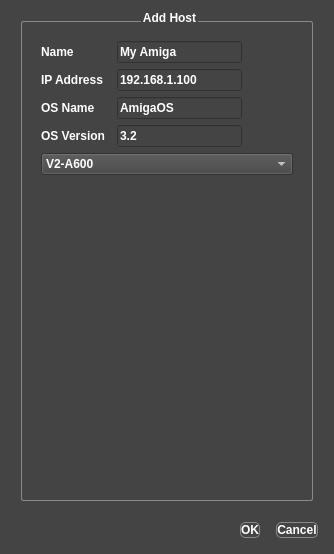
<?xml version="1.0" encoding="UTF-8"?>
<ui version="4.0">
 <class>DialogAddHost</class>
 <widget class="QDialog" name="DialogAddHost">
  <property name="geometry">
   <rect>
    <x>0</x>
    <y>0</y>
    <width>334</width>
    <height>554</height>
   </rect>
  </property>
  <property name="windowTitle">
   <string>Add Host</string>
  </property>
  <property name="styleSheet">
   <string notr="true">QWidget
{	
	background-color: #444444;
	margin-top: 2ex;
	font: bold 12px;
	color:  white;
	font: 700 10pt &quot;Comfortaa&quot;;
}

QPushButton
{
	margin: 5px;
	border: 1px solid rgb(136, 138, 133);
    border-radius: 5px;
}
QPushButton::pressed
{
	background-color: #555555;
}
QPushButton::hover
{
	border: 1px solid #aaaaaa;
}

QGroupBox
{
	padding: 10px;
	border: 1px solid  rgb(136, 138, 133);
	margin: 10px;
	border-radius: 2px;
}
QGroupBox::Title
{
	subcontrol-origin: margin;
    subcontrol-position: top center;
}

QCheckBox::indicator
{
	border: 1px solid rgb(136, 138, 133);
    border-radius: 2px;
}

QCheckBox::indicator:unchecked {
    image: url(checkbox_unchecked.png);
}

QCheckBox::indicator:checked {
    image: url(checkbox_checked.png);
	background-color: red;
}

QListView::item
{
	padding: 10px;
}</string>
  </property>
  <layout class="QVBoxLayout" name="verticalLayout">
   <item>
    <widget class="QGroupBox" name="groupBox">
     <property name="title">
      <string>Add Host</string>
     </property>
     <layout class="QVBoxLayout" name="verticalLayout_4">
      <item>
       <layout class="QHBoxLayout" name="horizontalLayout_3">
        <item>
         <layout class="QVBoxLayout" name="verticalLayout_2">
          <item>
           <layout class="QHBoxLayout" name="horizontalLayout">
            <item>
             <widget class="QLabel" name="label">
              <property name="minimumSize">
               <size>
                <width>70</width>
                <height>0</height>
               </size>
              </property>
              <property name="maximumSize">
               <size>
                <width>70</width>
                <height>16777215</height>
               </size>
              </property>
              <property name="text">
               <string>Name</string>
              </property>
             </widget>
            </item>
            <item>
             <widget class="QLineEdit" name="lineEditName">
              <property name="maximumSize">
               <size>
                <width>300</width>
                <height>16777215</height>
               </size>
              </property>
              <property name="text">
               <string>My Amiga</string>
              </property>
             </widget>
            </item>
            <item>
             <spacer name="horizontalSpacer">
              <property name="orientation">
               <enum>Qt::Orientation::Horizontal</enum>
              </property>
              <property name="sizeHint" stdset="0">
               <size>
                <width>40</width>
                <height>20</height>
               </size>
              </property>
             </spacer>
            </item>
           </layout>
          </item>
          <item>
           <layout class="QHBoxLayout" name="horizontalLayout_2">
            <item>
             <widget class="QLabel" name="label_2">
              <property name="minimumSize">
               <size>
                <width>70</width>
                <height>0</height>
               </size>
              </property>
              <property name="maximumSize">
               <size>
                <width>70</width>
                <height>16777215</height>
               </size>
              </property>
              <property name="text">
               <string>IP Address</string>
              </property>
             </widget>
            </item>
            <item>
             <widget class="QLineEdit" name="lineEditIPAddress">
              <property name="maximumSize">
               <size>
                <width>300</width>
                <height>16777215</height>
               </size>
              </property>
              <property name="text">
               <string>192.168.1.100</string>
              </property>
             </widget>
            </item>
            <item>
             <spacer name="horizontalSpacer_2">
              <property name="orientation">
               <enum>Qt::Orientation::Horizontal</enum>
              </property>
              <property name="sizeHint" stdset="0">
               <size>
                <width>40</width>
                <height>20</height>
               </size>
              </property>
             </spacer>
            </item>
           </layout>
          </item>
          <item>
           <layout class="QHBoxLayout" name="horizontalLayout_4">
            <item>
             <widget class="QLabel" name="label_3">
              <property name="minimumSize">
               <size>
                <width>70</width>
                <height>0</height>
               </size>
              </property>
              <property name="maximumSize">
               <size>
                <width>70</width>
                <height>16777215</height>
               </size>
              </property>
              <property name="text">
               <string>OS Name</string>
              </property>
             </widget>
            </item>
            <item>
             <widget class="QLineEdit" name="lineEditOSName">
              <property name="text">
               <string>AmigaOS</string>
              </property>
             </widget>
            </item>
            <item>
             <spacer name="horizontalSpacer_3">
              <property name="orientation">
               <enum>Qt::Orientation::Horizontal</enum>
              </property>
              <property name="sizeHint" stdset="0">
               <size>
                <width>40</width>
                <height>20</height>
               </size>
              </property>
             </spacer>
            </item>
           </layout>
          </item>
          <item>
           <layout class="QHBoxLayout" name="horizontalLayout_5">
            <item>
             <widget class="QLabel" name="label_5">
              <property name="minimumSize">
               <size>
                <width>70</width>
                <height>0</height>
               </size>
              </property>
              <property name="maximumSize">
               <size>
                <width>70</width>
                <height>16777215</height>
               </size>
              </property>
              <property name="text">
               <string>OS Version</string>
              </property>
             </widget>
            </item>
            <item>
             <widget class="QLineEdit" name="lineEditOSVersion">
              <property name="text">
               <string>3.2</string>
              </property>
             </widget>
            </item>
            <item>
             <spacer name="horizontalSpacer_4">
              <property name="orientation">
               <enum>Qt::Orientation::Horizontal</enum>
              </property>
              <property name="sizeHint" stdset="0">
               <size>
                <width>40</width>
                <height>20</height>
               </size>
              </property>
             </spacer>
            </item>
           </layout>
          </item>
          <item>
           <widget class="QComboBox" name="comboBoxHardware">
            <item>
             <property name="text">
              <string>V2-A600</string>
             </property>
            </item>
            <item>
             <property name="text">
              <string>V2-A500</string>
             </property>
            </item>
            <item>
             <property name="text">
              <string>V4-A500 (FireBird)</string>
             </property>
            </item>
            <item>
             <property name="text">
              <string>V4-A1200 (IceDrake)</string>
             </property>
            </item>
            <item>
             <property name="text">
              <string>V4-SA (StandAlone)</string>
             </property>
            </item>
            <item>
             <property name="text">
              <string>V2-A1200</string>
             </property>
            </item>
            <item>
             <property name="text">
              <string>V4-A600 (MantiCore)</string>
             </property>
            </item>
            <item>
             <property name="text">
              <string>V4-A6000 (UniCorn)</string>
             </property>
            </item>
            <item>
             <property name="text">
              <string>Amiga</string>
             </property>
            </item>
           </widget>
          </item>
          <item>
           <widget class="QLabel" name="labelLogo">
            <property name="minimumSize">
             <size>
              <width>200</width>
              <height>200</height>
             </size>
            </property>
            <property name="maximumSize">
             <size>
              <width>16777215</width>
              <height>200</height>
             </size>
            </property>
            <property name="baseSize">
             <size>
              <width>0</width>
              <height>200</height>
             </size>
            </property>
            <property name="text">
             <string/>
            </property>
            <property name="pixmap">
             <pixmap resource="icons.qrc">:/browser/icons/VampireHW.png</pixmap>
            </property>
            <property name="scaledContents">
             <bool>true</bool>
            </property>
           </widget>
          </item>
          <item>
           <spacer name="verticalSpacer">
            <property name="orientation">
             <enum>Qt::Orientation::Vertical</enum>
            </property>
            <property name="sizeHint" stdset="0">
             <size>
              <width>20</width>
              <height>40</height>
             </size>
            </property>
           </spacer>
          </item>
         </layout>
        </item>
       </layout>
      </item>
      <item>
       <spacer name="verticalSpacer_2">
        <property name="orientation">
         <enum>Qt::Orientation::Vertical</enum>
        </property>
        <property name="sizeHint" stdset="0">
         <size>
          <width>20</width>
          <height>40</height>
         </size>
        </property>
       </spacer>
      </item>
      <item>
       <spacer name="verticalSpacer_3">
        <property name="orientation">
         <enum>Qt::Orientation::Vertical</enum>
        </property>
        <property name="sizeHint" stdset="0">
         <size>
          <width>20</width>
          <height>40</height>
         </size>
        </property>
       </spacer>
      </item>
     </layout>
    </widget>
   </item>
   <item>
    <widget class="QDialogButtonBox" name="buttonBox">
     <property name="orientation">
      <enum>Qt::Orientation::Horizontal</enum>
     </property>
     <property name="standardButtons">
      <set>QDialogButtonBox::StandardButton::Cancel|QDialogButtonBox::StandardButton::Ok</set>
     </property>
    </widget>
   </item>
  </layout>
 </widget>
 <resources>
  <include location="icons.qrc"/>
 </resources>
 <connections>
  <connection>
   <sender>buttonBox</sender>
   <signal>accepted()</signal>
   <receiver>DialogAddHost</receiver>
   <slot>accept()</slot>
   <hints>
    <hint type="sourcelabel">
     <x>248</x>
     <y>254</y>
    </hint>
    <hint type="destinationlabel">
     <x>157</x>
     <y>274</y>
    </hint>
   </hints>
  </connection>
  <connection>
   <sender>buttonBox</sender>
   <signal>rejected()</signal>
   <receiver>DialogAddHost</receiver>
   <slot>reject()</slot>
   <hints>
    <hint type="sourcelabel">
     <x>316</x>
     <y>260</y>
    </hint>
    <hint type="destinationlabel">
     <x>286</x>
     <y>274</y>
    </hint>
   </hints>
  </connection>
 </connections>
</ui>
